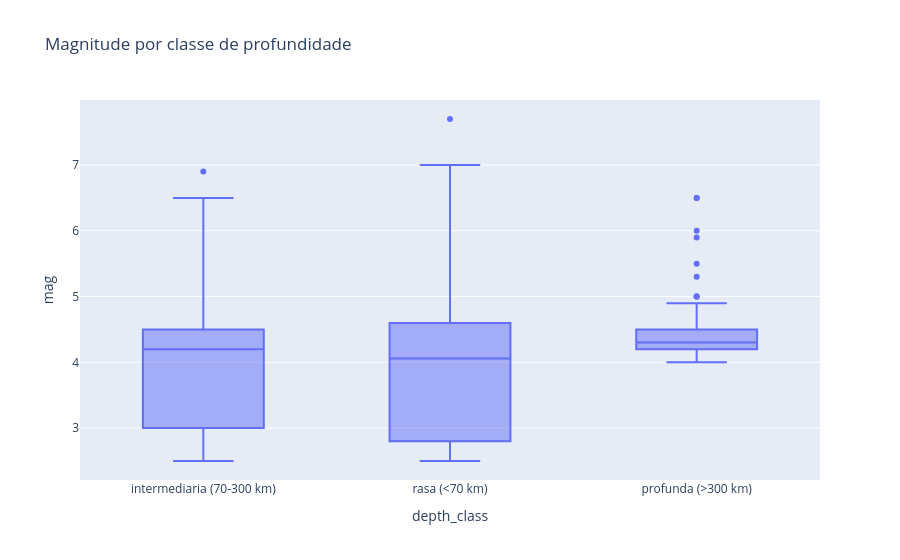

Here is the notebook cell this chart was saved with:
### Markdown cell above
## 5. Profundidade × magnitude

### Code cell
print(df['depth_class'].value_counts(normalize=True).round(3))
print('correlação depth~mag:', round(df['depth'].corr(df['mag']), 3))
px.box(df, x='depth_class', y='mag', title='Magnitude por classe de profundidade')

### Figure 1 — Plotly figure (JSON) as saved in the notebook; plotly's stock layout.template omitted (floating-point values rounded to 4 significant figures; data arrays with more than 128 entries replaced by an {"elided": "..."} marker saying what was removed)
{"data": [{"alignmentgroup": "True", "hovertemplate": "depth_class=%{x}<br>mag=%{y}<extra></extra>", "legendgroup": "", "marker": {"color": "#636efa"}, "name": "", "notched": false, "offsetgroup": "", "orientation": "v", "showlegend": false, "type": "box", "x": {"elided": "4244 str values"}, "x0": " ", "xaxis": "x", "y": {"elided": "4244 float values"}, "y0": " ", "yaxis": "y"}], "layout": {"boxmode": "group", "legend": {"tracegroupgap": 0}, "title": {"text": "Magnitude por classe de profundidade"}, "xaxis": {"anchor": "y", "domain": [0.0, 1.0], "title": {"text": "depth_class"}}, "yaxis": {"anchor": "x", "domain": [0.0, 1.0], "title": {"text": "mag"}}}}
